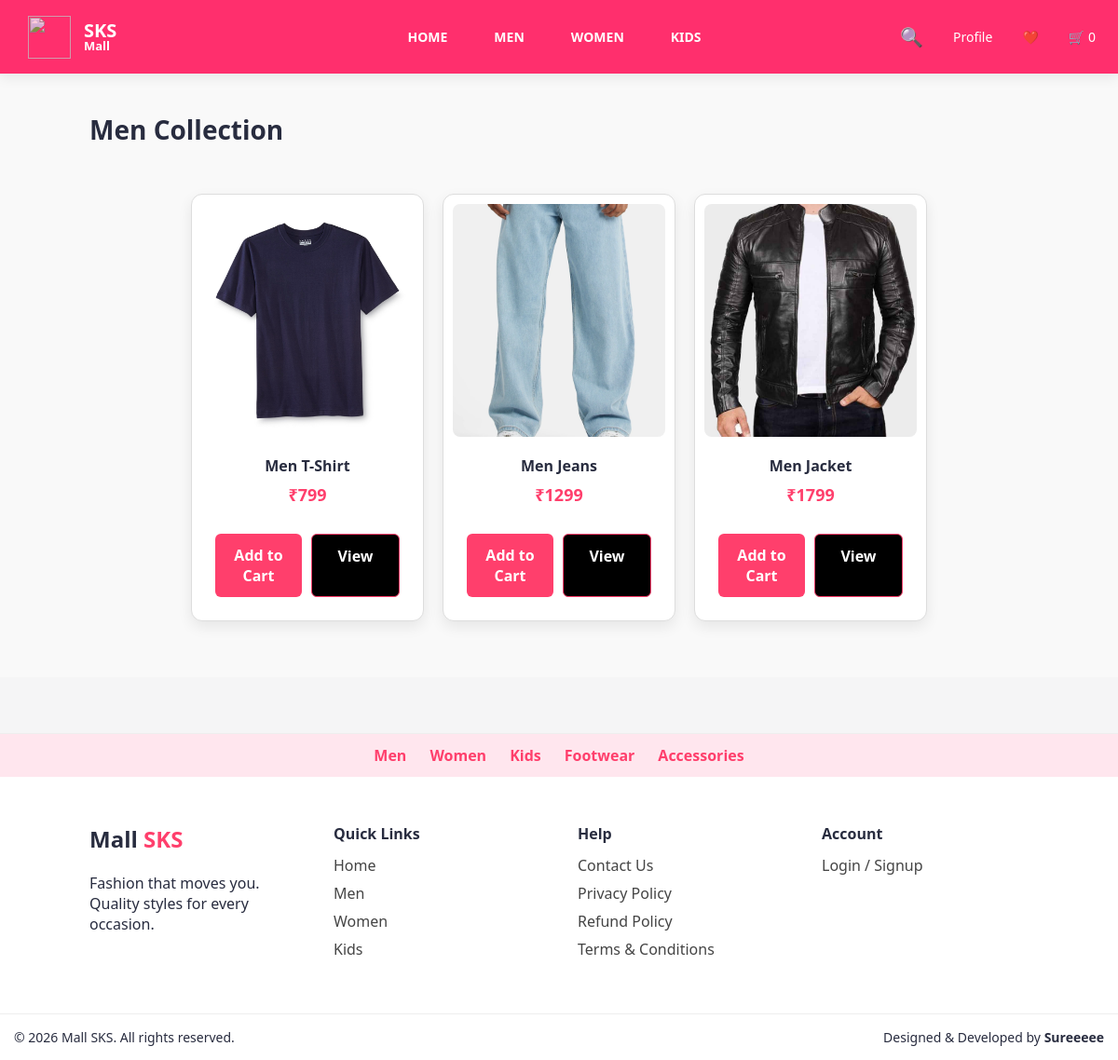
/category/men, run on an earlier commit of the app's database.
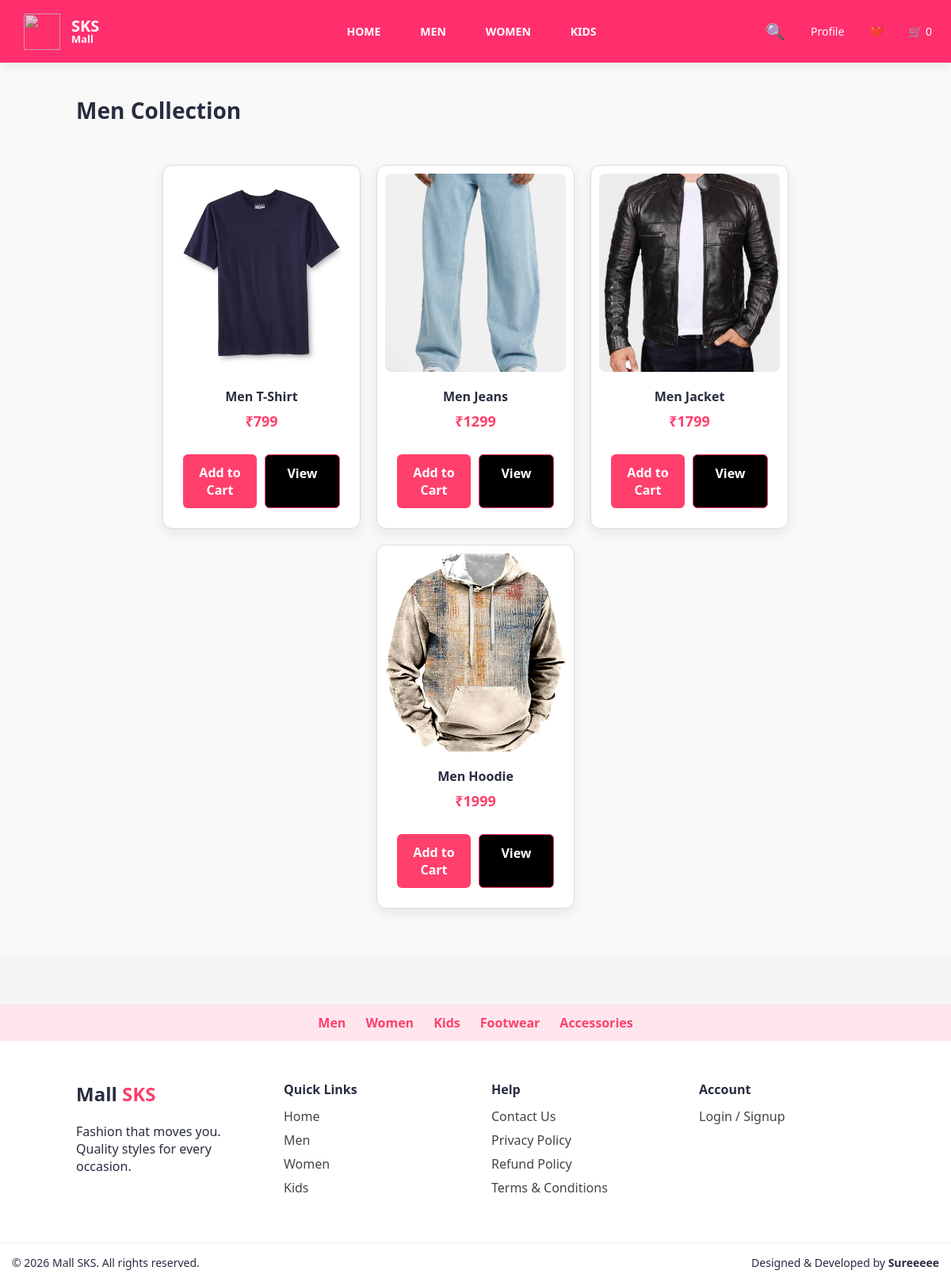
And on a later commit of the database.
### models/product.py (models this page shows)
class Product(db.Model):
    id = db.Column(db.Integer, primary_key=True)
    name = db.Column(db.String(100), nullable=False)
    price = db.Column(db.Integer, nullable=False)
    category = db.Column(db.String(50))   # men/women/kids
    type = db.Column(db.String(50))       # jeans/shirt/saree
    color = db.Column(db.String(30))
    brand = db.Column(db.String(50))
    image = db.Column(db.String(200))

### app.py (the view)
@app.route("/category/<name>")
def category(name):
    products = Product.query.filter_by(category=name).all()
    return render_template("category.html", products=products, category=name)

### templates/category.html (shortened to what this page needs)
<!DOCTYPE html>
<html lang="en">
<head>
    <link rel="stylesheet" href="{{ url_for('static', filename='css/style.css') }}">
</head>
<body>
{% include "header.html" %}
<section class="category-section">
    <h2 class="category-title">{{ category | title }} Collection</h2>
    <div class="product-grid">
        {% for product in products %}
        <div class="product-card">
           <img src="{{ url_for('static', filename=product.image) }}" alt="{{ product.name }}">
            <div class="product-info">
                <h3>{{ product.name }}</h3>
                <p class="price">₹{{ product.price }}</p>
            </div>
            <div class="product-actions">
                <a href="/add/{{ product.id }}" class="btn-cart">Add to Cart</a>
                <a href="/product/{{ product.id }}" class="btn-buy">View</a>
            </div>
        </div>
        {% endfor %}
    </div>
</section>
{% include "footer.html" %}
</body>
</html>

### templates/header.html (shortened to what this page needs)
<header class="navbar">
  <a href="/" class="logo">
    <img src="https://image2url.com/r2/default/images/1769949284478-5cbbd602-d8ed-4067-afcb-2263ae95ce07.jpg" class="logo-peacock">
    <div class="logo-text">
      <div class="sks">SKS</div>
      <div class="mall">Mall</div>
    </div>
  </a>
  <nav class="menu desktop-only">
    <a href="/">HOME</a>
    <a href="/category/men">MEN</a>
    <a href="/category/women">WOMEN</a>
    <a href="/category/kids">KIDS</a>
  </nav>
  <div class="nav-right">
    <div class="search-icon" onclick="toggleSearch()">🔍</div>
    {% if session.get("username") %}
      <span class="nav-user desktop-only">👤 {{ session["username"] }}</span>
      <a class="desktop-only" href="/logout">Logout</a>
    {% else %}
      <a class="desktop-only" href="javascript:void(0)" onclick="openLogin()">Profile</a>
    {% endif %}
    <a href="/wishlist">❤️</a>
    <a href="/cart">🛒 {{ session.get("cart", {})|length }}</a>
  </div>
</header>

### templates/footer.html (shortened to what this page needs)
<footer class="footer">
    <div class="footer-strip">
        <a href="/category/men">Men</a>
        <a href="/category/women">Women</a>
        <a href="/category/kids">Kids</a>
        <a href="/category/shoes">Footwear</a>
        <a href="/category/accessories">Accessories</a>
    </div>
    <div class="footer-container">
        <div class="footer-brand">
            <h2>Mall <span>SKS</span></h2>
            <p>
                Fashion that moves you.<br>
                Quality styles for every occasion.
            </p>
        </div>
        <div class="footer-links">
            <h4>Quick Links</h4>
            <a href="/">Home</a>
            <a href="/category/men">Men</a>
            <a href="/category/women">Women</a>
            <a href="/category/kids">Kids</a>
        </div>
        <div class="footer-links">
            <h4>Help</h4>
            <a href="/contact">Contact Us</a>
            <a href="/privacy">Privacy Policy</a>
            <a href="/refund">Refund Policy</a>
            <a href="/terms">Terms & Conditions</a>
        </div>
        <div class="footer-links">
            <h4>Account</h4>
            {% if session.get("username") %}
                <a href="/profile">My Profile</a>
<a href="{{ url_for('my_orders') }}">My Orders</a>
                <a href="/logout">Logout</a>
            {% else %}
                <a href="javascript:void(0)" onclick="openLogin()">Login / Signup</a>
            {% endif %}
        </div>
    </div>
    <div class="footer-bottom">
        <p>© 2026 Mall SKS. All rights reserved.</p>
        <p>Designed & Developed by <b>Sureeeee</b></p>
    </div>
</footer>

What changed in the data, as far as the page shows it:
added Product: image (picture), name "Men Hoodie", price "1999"
